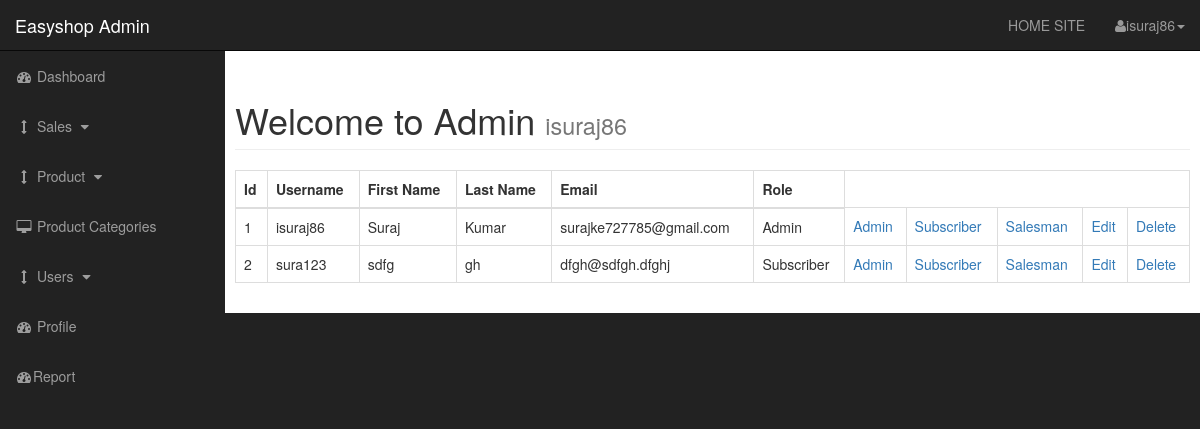
The page /admin/users.php (signed in) on the database its author committed.
### tables this page shows
CREATE TABLE `users` (
  `user_id` int(11) NOT NULL,
  `user_firstname` varchar(256) NOT NULL,
  `user_lastname` varchar(256) NOT NULL,
  `user_image` varchar(256) NOT NULL,
  `user_role` varchar(256) NOT NULL,
  `username` varchar(256) NOT NULL,
  `user_mobileno` bigint(255) NOT NULL,
  `user_address` varchar(256) NOT NULL,
  `user_email` varchar(256) NOT NULL,
  `user_password` varchar(256) NOT NULL,
  `user_randSalt` varchar(256) NOT NULL DEFAULT 'ilovemycountry'
);

### admin/includes/veiw_all_users.php (the view, shortened to what this page needs)
 <table class="table table-bordered table-hover">
                            <thead>
                                    <tr>
                                        <th>Id</th>
                                        <th>Username</th>
                                        <th>First Name</th>
                                        <th>Last Name</th>
                                        <th>Email</th>
                                        <th>Role</th>
                                    </tr>
                                </thead>
                                <tbody>
<?php
     $query ="SELECT * FROM users";
    $select_users = mysqli_query($connection,$query);
    while($row=mysqli_fetch_assoc($select_users)){
    $user_id = $row['user_id'];
    $username = $row['username'];
    $user_firstname = $row['user_firstname'];
    $user_lastname = $row['user_lastname'];
    $user_email = $row['user_email'];
    $user_role = $row['user_role'];
    echo "<tr>";
    echo "<td>{$user_id}</td>";
    echo "<td>{$username}</td>";
    echo "<td>{$user_firstname}</td>";
    echo "<td>{$user_lastname}</td>";
    echo "<td>{$user_email}</td>";
    echo "<td>{$user_role}</td>";
    echo "<td><a href='users.php?change_to_admin={$user_id}'>Admin</a></td>";
    echo "<td><a href='users.php?change_to_sub={$user_id}'>Subscriber</a></td>";
    echo "<td><a href='users.php?change_to_salesman={$user_id}'>Salesman</a></td>";
    echo "<td><a href='users.php?source=edit_user&edit_user={$user_id}'>Edit</a></td>";
    echo "<td><a href='users.php?delete={$user_id}'>Delete</a></td>";
    echo "</tr>";
    }
?>
                                </tbody>
                            </table>

### admin/css/sb-admin.css (style rules this page uses)
body { margin-top: 100px; background-color: #222; }
@media (min-width:768px) { body { margin-top: 50px; } }

### rows shown on the page
users: user_id "1", username "isuraj86", user_firstname "Suraj", user_lastname "Kumar", user_email "surajke727785@gmail.com", user_role "Admin"
users: user_id "2", username "sura123", user_firstname "sdfg", user_lastname "gh", user_email "dfgh@sdfgh.dfghj", user_role "Subscriber"

### other values the page prints
$_SESSION['username'] "isuraj86"
